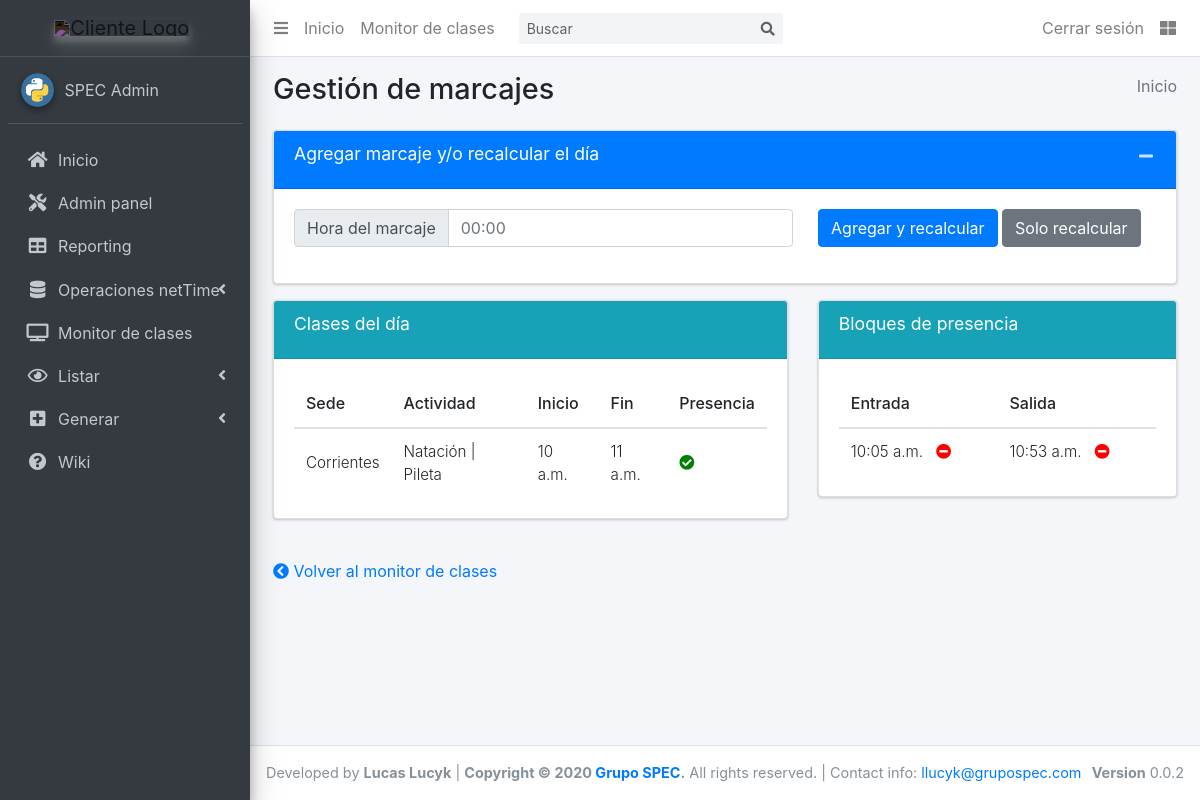
Page /gestion_marcajes/1/2020-04-01 (signed in) on the earlier database version.
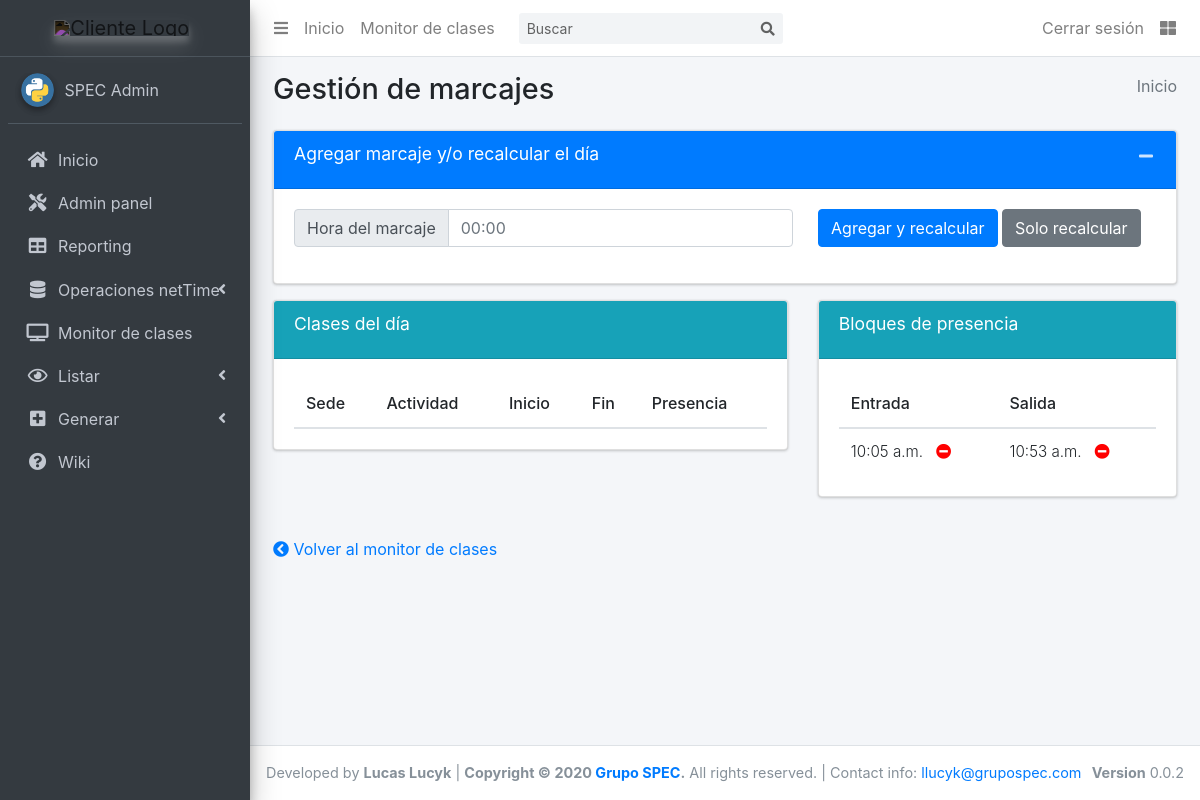
Same page on the later database version.
### scg_app/models.py (models this page shows, shortened)
class Clase(models.Model):
    parent_recurrencia = models.ForeignKey('Recurrencia', on_delete=models.CASCADE, null=True)
    creacion = models.DateTimeField(default=timezone.now)
    dia_semana = models.CharField(max_length=9, choices=settings.DIA_SEMANA_CHOICES, blank=True)
    fecha = models.DateField(blank=True, default=timezone.now)
    horario_desde = models.TimeField(blank=True, default=timezone.now)
    horario_hasta = models.TimeField(blank=True, default=timezone.now)
    actividad = models.ForeignKey('Actividad', on_delete=models.SET(''))
    sede = models.ForeignKey('Sede', on_delete=models.SET(''))
    empleado = models.ForeignKey('Empleado', on_delete=models.SET(''), related_name='empleado')
    reemplazo = models.ForeignKey('Empleado', blank=True, null=True, on_delete=models.SET(''), related_name='reemplazo')
    ausencia = models.ForeignKey('MotivoAusencia', blank=True, null=True, on_delete=models.SET(''), related_name='ausencia')
    confirmada = models.BooleanField(blank=True, default=False)
    modificada = models.BooleanField(blank=True, default=False)
    estado = models.CharField(max_length=1, choices=settings.ESTADOS_CHOICES, null=True, blank=True, default=settings.ESTADOS_CHOICES[0][0])
    presencia = models.CharField(max_length=12, choices=settings.PRESENCIA_CHOICES, null=True, blank=True, default=settings.PRESENCIA_CHOICES[0][0])
    comentario = models.CharField(max_length=1000, blank=True, help_text="Aclaraciones varias")
    @property
    def was_made(self):
        blocks = BloqueDePresencia.objects.filter(
            empleado=self.empleado,
            fecha=self.fecha,
            inicio__hora__lte=utils.get_min_offset(
                                        _time=self.horario_desde,
                                        _mins=settings.MINS_TOLERACIA),
            fin__hora__gte=utils.get_min_offset(
                                        _time=self.horario_hasta,
                                        _mins=settings.MINS_TOLERACIA,
                                        _sub=True),
        )
        return True if blocks else False
    class Meta:
        verbose_name = "Clase"
        verbose_name_plural = "Clases"
        get_latest_by = "id"
        ordering = ["-id"]

class Sede(models.Model):
    id_netTime = models.PositiveIntegerField(default=0,
        validators=[MinValueValidator(1)],
        unique=True,
        help_text="Para matchear marcajes e importaciones"
    )
    nombre = models.CharField(max_length=40)
    tipo = models.CharField(max_length=30, default="Física", blank=True)
    def __str__(self):
        return f'{self.nombre}'
    class Meta:
        verbose_name = "Sede"
        verbose_name_plural = "Sedes"
        get_latest_by = "id"

class Actividad(models.Model):
    nombre = models.CharField(max_length=100)
    grupo = models.ForeignKey('GrupoActividad', on_delete=models.SET(''), null=True, blank=True)
    def __str__(self):
        return f'{self.nombre} | {self.grupo}'
    class Meta:
        verbose_name = "Actividad"
        verbose_name_plural = "Actividades"
        get_latest_by = "id"

class GrupoActividad(models.Model):
    nombre = models.CharField(max_length=100)
    def __str__(self):
        return f'{self.nombre}'
    class Meta:
        verbose_name = "Grupo de Actividad"
        verbose_name_plural = "Grupo de Actividades"
        get_latest_by = "id"

class BloqueDePresencia(models.Model):
    empleado = models.ForeignKey('Empleado', blank=True, null=True,
        on_delete=models.CASCADE,
    )
    fecha = models.DateField(blank=True, default=timezone.now)
    inicio = models.ForeignKey('Marcaje',
        blank=True, null=True, on_delete=models.SET(''),
        related_name='inicio',
    )
    fin = models.ForeignKey('Marcaje',
        blank=True, null=True, on_delete=models.SET(''),
        related_name='fin',
    )

class Marcaje(models.Model):
    empleado = models.ForeignKey('Empleado', on_delete=models.SET(''))
    fecha = models.DateField(blank=True, default=timezone.now)
    entrada = models.TimeField(null=True, blank=True)
    salida = models.TimeField(null=True, blank=True)
    hora = models.TimeField(null=True, blank=True)
    def get_delete_url(self):
        return reverse('confirm_delete',
            kwargs={"model":self.__class__.__name__, "pk":self.id}
        )
    class Meta:
        verbose_name = "Marcaje"
        verbose_name_plural = "Marcajes"
        get_latest_by = "hora"

### scg_app/views.py (the view, shortened to what this page needs)
# urls.py: path('gestion_marcajes/<str:id_empleado>/<str:fecha>', views.gestion_marcajes, name="gestion_marcajes"),
@login_required
def gestion_marcajes(request, id_empleado=None, fecha=None, context=None):
    form = MarcajeForm(request.POST if request.method == "POST" else None)
    context = context or {'form': form}
    try:
        id_empleado = int(id_empleado)
        fecha = datetime.date.fromisoformat(fecha)
    except:
        messages.error(request, "Error en parámetros recibidos")
        return render(request, "apps/scg_app/gestion_marcajes.html", context)
    empleado = Empleado.objects.filter(pk=id_empleado)
    if not empleado:
        messages.error(request, "El empleado no existe")
        return render(request, "apps/scg_app/gestion_marcajes.html", context)
    empleado = empleado.first() #checked what exists
    day_classes = Clase.objects.filter(empleado__pk=id_empleado, fecha=fecha).order_by('horario_desde')
    day_blocks = BloqueDePresencia.objects.filter(empleado__pk=id_empleado, fecha=fecha).order_by('inicio__hora')
    context["day_classes"] = day_classes
    context["day_blocks"] = day_blocks
    return render(request, "apps/scg_app/gestion_marcajes.html", context)

### scg_app/forms.py
class MarcajeForm(forms.Form):
    hora_marcaje = forms.TimeField(widget=forms.TimeInput(format="%H:%M"), required=False, help_text="")
    hora_marcaje.widget.attrs.update({
        'class': 'form-control hour-input',
        'placeholder': "00:00",
        'aria-label': 'hora_marcaje',
        'aria-describedby': 'basic-addon1',
        })

### scg_app/utils.py (called while the page is built)
def get_min_offset(_time:datetime.time, _mins:int, _sub=False) -> datetime.time:
    fulldate = datetime.datetime(100, 1, 1, _time.hour, _time.minute, _time.second)
    if _sub:
        fulldate = fulldate - datetime.timedelta(minutes=_mins)
    else:
        fulldate = fulldate + datetime.timedelta(minutes=_mins)
    return fulldate.time()

### templates/apps/scg_app/gestion_marcajes.html (shortened to what the changed rows need)
{% extends "base_template.html" %}
{% block namepage %}Gesti&oacute;n de marcajes{% endblock %}
{% block content %}
<div class="row">
  <div class="col-md-12">
    <div class="row">
      <div class="col-md-7">
        <section id="clases ">
          <div class="card card-info">
            <div class="card-body">
              <table class="table .table-responsive .table-bordered">
                <thead>
                  <tr>
                    <th class="align-middle" scope="col">Sede</th>
                    <th class="align-middle" scope="col">Actividad</th>
                    <th class="align-middle" scope="col">Inicio</th>
                    <th class="align-middle" scope="col">Fin</th>
                    <th class="align-middle" scope="col">Presencia</th>
                  </tr>
                </thead>
                <tbody>
                  {% for clase in day_classes %}
                    <tr>
                      <td class="align-middle">{{clase.sede}}</td>
                      <td class="align-middle">{{clase.actividad}}</td>
                      <td class="align-middle">{{clase.horario_desde}}</td>
                      <td class="align-middle">{{clase.horario_hasta}}</td>
                      <td class="align-middle">
                        {% if clase.was_made %}
                          <i class="fas fa-check-circle" style="color: green !important;"></i>
                        {% else %}
                          <i class="fas fa-times-circle" style="color: red !important;"></i>
                        {% endif %}
                      </td>
                    </tr>
                  {% endfor %}
                </tbody>
              </table>
            </div>
          </div>
        </section>
      </div>
      <div class="col-md-5">
        <section id="marcajes ">
          <div class="card card-info">
            <div class="card-body">
              <table class="table .table-responsive .table-bordered">
                <thead>
                  <tr>
                    <th class="align-middle" scope="col">Entrada</th>
                    <th class="align-middle" scope="col">Salida</th>
                  </tr>
                </thead>
                <tbody>
                  {% for bloque in day_blocks %}
                    <tr>
                      <td class="align-middle">
                        {% if bloque.inicio %}
                          {{bloque.inicio.hora}} &nbsp;
                          <a class="btn-link" href="{{ bloque.inicio.get_delete_url|safe }}" role="button">
                            <i class="fas fa-minus-circle" style="color: red !important;"></i>
                          </a>
                        {% else %}
                          <i class="fas fa-exclamation-circle" style="color: orange !important;"></i>
                        {% endif %}
                      </td>
                      <td class="align-middle">
                        {% if bloque.fin %}
                          {{bloque.fin.hora}} &nbsp;
                          <a class="btn-link" href="{{ bloque.fin.get_delete_url|safe }}" role="button">
                            <i class="fas fa-minus-circle" style="color: red !important;"></i>
                          </a>
                        {% else %}
                          <i class="fas fa-exclamation-circle" style="color: orange !important;"></i>
                        {% endif %}
                      </td>
                    </tr>
                  {% endfor %}
                </tbody>
              </table>
            </div>
          </div>
        </section>
      </div>
    </div>
    <br /> <p><a href="javascript: window.history.back();"><i class="fas fa-chevron-circle-left"></i> Volver al monitor de clases</a></p>
  </div>
</div>
{% endblock %}

Differences in the rows shown:
removed Clase: sede "Corrientes", actividad "Natación | Pileta", horario_desde "10 a.m.", horario_hasta "11 a.m.", fecha "2020-04-01" (drawn)
